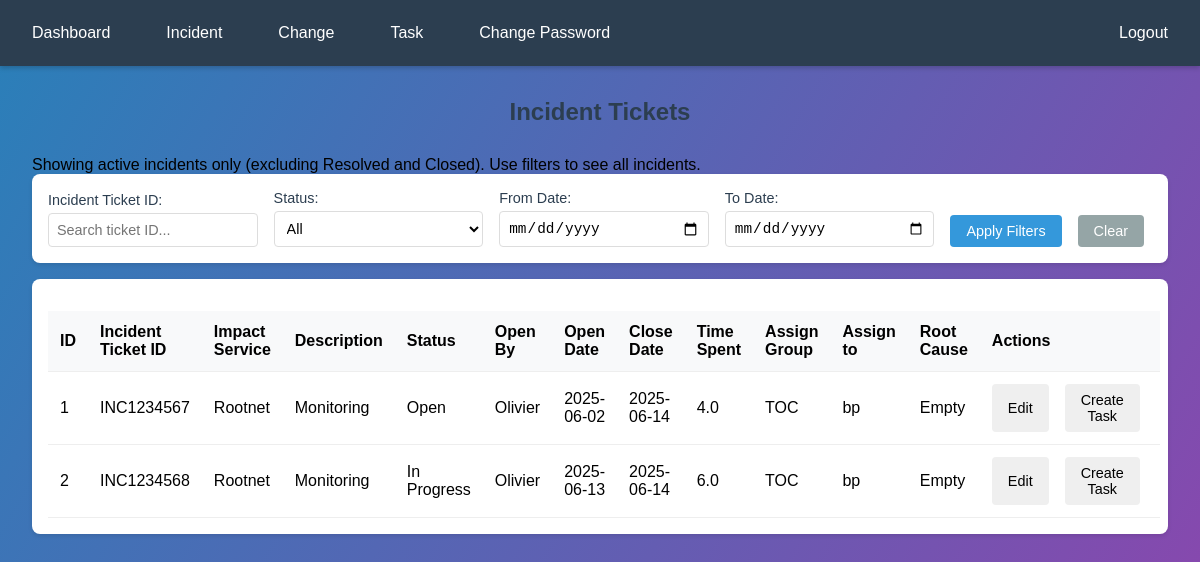
The page /incidents (signed in) on the database its author committed.
### tables this page shows
CREATE TABLE Incident_Ticket (ID INTEGER PRIMARY KEY AUTOINCREMENT NOT NULL, Incident_Ticket_ID TEXT NOT NULL, Impact_Service TEXT NOT NULL, Description TEXT NOT NULL, Status TEXT NOT NULL, Open_By TEXT NOT NULL, Open_Date DATE DEFAULT CURRENT_TIMESTAMP NOT NULL, Close_Date DATE, Time_Spent REAL, Assign_Group TEXT NOT NULL, Assign_to TEXT NOT NULL, Root_Cause TEXT NOT NULL);

### routes/incident_routes.py (the view)
    @app.route('/incidents')
    def incidents():
        if 'username' not in session:
            return redirect(url_for('login'))
        filters = {}
        if request.args.get('ticket_id'):
            filters['ticket_id'] = request.args.get('ticket_id')
        if request.args.get('status'):
            filters['status'] = request.args.get('status')
        if request.args.get('date_from'):
            filters['date_from'] = request.args.get('date_from')
        if request.args.get('date_to'):
            filters['date_to'] = request.args.get('date_to')
        try:
            db = DBConnecter(DATABASE_URL)
            show_all = bool(filters.get('status'))  # Show all if status filter is applied
            incidents = get_incident_details(db, session['full_name'], filters if filters else None, show_all)
            db.close()
            return render_template('incident.html', incidents=incidents)
        except Exception as e:
            flash(f'Error retrieving incidents: {str(e)}', 'error')
            return render_template('incident.html', incidents=[])

### dbQueryIncident.py (called while the page is built, shortened)
def get_incident_details(db, username, filters=None, show_all=False):
    query = """
            SELECT ID, Incident_Ticket_ID, Impact_Service, Description, Status,
                   Open_By, Open_Date, Close_Date, Time_Spent, Assign_Group,
                   Assign_to, Root_Cause
            FROM incident_ticket
            Where 1=1
            """
    params = []
    print(f"Filters: {filters}, Show All: {show_all}")
    if not show_all and (not filters or 'status' not in filters):
        query += " AND Status NOT IN ('Resolved', 'Closed')"
    else:
        query += ""
    print(f"Query before filters: {query} filers {filters}")
    print(f"Query before filters: {query} filers {params}")
    return db.execute_query(query, tuple(params))

### dbconnecter.py (called while the page is built)
    def close(self):
        self.connection.close()

    def execute_query(self, query, params=None):
        if params is None:
            params = ()
        self.cursor.execute(query, params)
        is_select = query.strip().upper().startswith('SELECT')
        if is_select:
            return self.cursor.fetchall()
        else:
            self.connection.commit()
            return None

### templates/incident.html (shortened to what this page needs)
{% extends "base.html" %}
{% block content %}
<div class="content-container">
    <h2>Incident Tickets</h2>
    {% if not request.args.get('status') %}
    <div class="info-message">
        Showing active incidents only (excluding Resolved and Closed). Use filters to see all incidents.
    </div>
    {% endif %}
    <div class="filters-row">
        <form id="filterForm" method="GET" action="{{ url_for('incidents') }}" class="filters-form">
            <div class="filter-item">
                <label for="filter_ticket_id">Incident Ticket ID:</label>
                <input type="text" id="filter_ticket_id" name="ticket_id" value="{{ request.args.get('ticket_id', '') }}" placeholder="Search ticket ID...">
            </div>
            <div class="filter-item">
                <label for="filter_status">Status:</label>
                <select id="filter_status" name="status">
                    <option value="All" {% if request.args.get('status') == 'All' %}selected{% endif %}>All</option>
                </select>
            </div>
            <div class="filter-item">
                <label for="filter_date_from">From Date:</label>
                <input type="date" id="filter_date_from" name="date_from" value="{{ request.args.get('date_from', '') }}">
            </div>
            <div class="filter-item">
                <label for="filter_date_to">To Date:</label>
                <input type="date" id="filter_date_to" name="date_to" value="{{ request.args.get('date_to', '') }}">
            </div>
            <div class="filter-buttons">
                <button type="submit" class="apply-filter-btn">Apply Filters</button>
                <button type="button" class="clear-filter-btn" onclick="clearFilters()">Clear</button>
            </div>
        </form>
    </div>
    <div class="table-container">
        <table class="data-table">
            <thead>
                <tr>
                    <th>ID</th>
                    <th>Incident Ticket ID</th>
                    <th>Impact Service</th>
                    <th>Description</th>
                    <th>Status</th>
                    <th>Open By</th>
                    <th>Open Date</th>
                    <th>Close Date</th>
                    <th>Time Spent</th>
                    <th>Assign Group </th>
                    <th>Assign to</th>
                    <th>Root Cause</th>
                    <th>Actions</th>
                </tr>
            </thead>
            <tbody>
                {% for incident in incidents %}
                <tr>
                    <td>{{ incident[0] }}</td>
                    <td>{{ incident[1] }}</td>
                    <td>{{ incident[2] }}</td>
                    <td>{{ incident[3] }}</td>
                    <td>{{ incident[4] }}</td>
                    <td>{{ incident[5] }}</td>
                    <td>{{ incident[6] }}</td>
                    <td>{{ incident[7] }}</td>
                    <td>{{ incident[8] }}</td>
                    <td>{{ incident[9] }}</td>
                    <td>{{ incident[10] }}</td>
                    <td>{{ incident[11] }}</td>
                    <td>
                        <div class="update-button">
                             <button onclick="editIncident('{{ incident[0] }}')" class="edit-btn">Edit</button>
                             <button onclick="createTask('{{ incident[1] }}')" class="create-task-btn">Create Task</button>
                        </div>
                    </td>
                </tr>
                {% endfor %}
            </tbody>
        </table>
    </div>
</div>
{% endblock %}

### templates/base.html (shortened to what this page needs)
<!DOCTYPE html>
<html lang="en">
<head>
    <link rel="stylesheet" href="{{ url_for('static', filename='style.css') }}">
</head>
<body>
    {% if 'username' in session %}
    <nav class="nav-bar">
        <div class="nav-left">
            <a href="{{ url_for('dashboard') }}" class="nav-item">Dashboard</a>
            <a href="{{ url_for('incidents') }}" class="nav-item">Incident</a>
            <a href="{{ url_for('changes') }}" class="nav-item">Change</a>
            <a href="{{ url_for('tasks') }}" class="nav-item">Task</a>
            <a href="{{ url_for('change_password') }}" class="nav-item">Change Password</a>
        </div>
        <div class="nav-right">
            <a href="{{ url_for('logout') }}" class="nav-item">Logout</a>
        </div>
    </nav>
    {% endif %}
    <div class="content">
        {% block content %}{% endblock %}
    </div>
</body>
</html>

### static/style.css (style rules this page uses)
body { margin: 0; padding: 0; font-family: Arial, sans-serif; background: linear-gradient(120deg, #2980b9, #8e44ad); min-height: 100vh; }
.nav-bar { background-color: #2c3e50; padding: 1rem; display: flex; justify-content: space-between; align-items: center; box-shadow: 0 2px 5px rgba(0,0,0,0.2); flex-wrap: wrap; }
.nav-left { display: flex; gap: 1.5rem; flex-wrap: wrap; align-items: center; }
.nav-right { margin-left: auto; display: flex; align-items: center; }
.nav-item { color: white; text-decoration: none; padding: 0.5rem 1rem; border-radius: 4px; transition: background-color 0.3s; }
h2 { margin: 0 0 30px; text-align: center; color: #2c3e50; font-size: 24px; font-weight: 600; }
label { display: block; margin-bottom: 8px; color: #2c3e50; font-weight: 500; }
input { width: 100%; padding: 12px; border: 2px solid #ddd; border-radius: 8px; font-size: 16px; box-sizing: border-box; transition: all 0.3s ease; }
.content-container { padding: 2rem; margin: 0 auto; max-width: 2500px; }
.table-container { background: white; border-radius: 8px; padding: 1rem; box-shadow: 0 2px 4px rgba(0,0,0,0.1); overflow-x: auto; }
.data-table { width: 100%; border-collapse: collapse; margin-top: 1rem; }
.data-table th, .data-table td { padding: 12px; text-align: left; border-bottom: 1px solid #eee; }
.data-table th { background-color: #f8f9fa; font-weight: 600; }
select { width: 100%; padding: 8px; border: 1px solid #ddd; border-radius: 4px; background-color: white; }
.filters-row { background: white; padding: 1rem; border-radius: 8px; margin-bottom: 1rem; box-shadow: 0 2px 4px rgba(0,0,0,0.1); }
.filters-form { display: flex; align-items: flex-end; gap: 1rem; }
.filter-item { flex: 1; }
.filter-item label { display: block; margin-bottom: 0.3rem; font-size: 0.9rem; color: #2c3e50; }
.filter-item input, .filter-item select { width: 100%; padding: 0.5rem; border: 1px solid #ddd; border-radius: 4px; font-size: 0.9rem; }
.update-button, .edit-button, .filter-buttons { display: flex; gap: 0.5rem; }
.create-task-btn, .edit-btn, .apply-filter-btn, .clear-filter-btn, .delete-btn { padding: 0.5rem 1rem; border: none; border-radius: 4px; cursor: pointer; font-size: 0.9rem; transition: background-color 0.3s; margin-right: 0.5rem; }
.apply-filter-btn { background-color: #3498db; color: white; }
.clear-filter-btn { background-color: #95a5a6; color: white; }

### rows shown on the page
Incident_Ticket: ID "1", Incident_Ticket_ID "INC1234567", Impact_Service "Rootnet", Description "Monitoring", Status "Open", Open_By "Olivier", Open_Date "2025-06-02", Close_Date "2025-06-14", Time_Spent "4.0", Assign_Group "TOC", Assign_to "bp", Root_Cause "Empty"
Incident_Ticket: ID "2", Incident_Ticket_ID "INC1234568", Impact_Service "Rootnet", Description "Monitoring", Status "In Progress", Open_By "Olivier", Open_Date "2025-06-13", Close_Date "2025-06-14", Time_Spent "6.0", Assign_Group "TOC", Assign_to "bp", Root_Cause "Empty"
